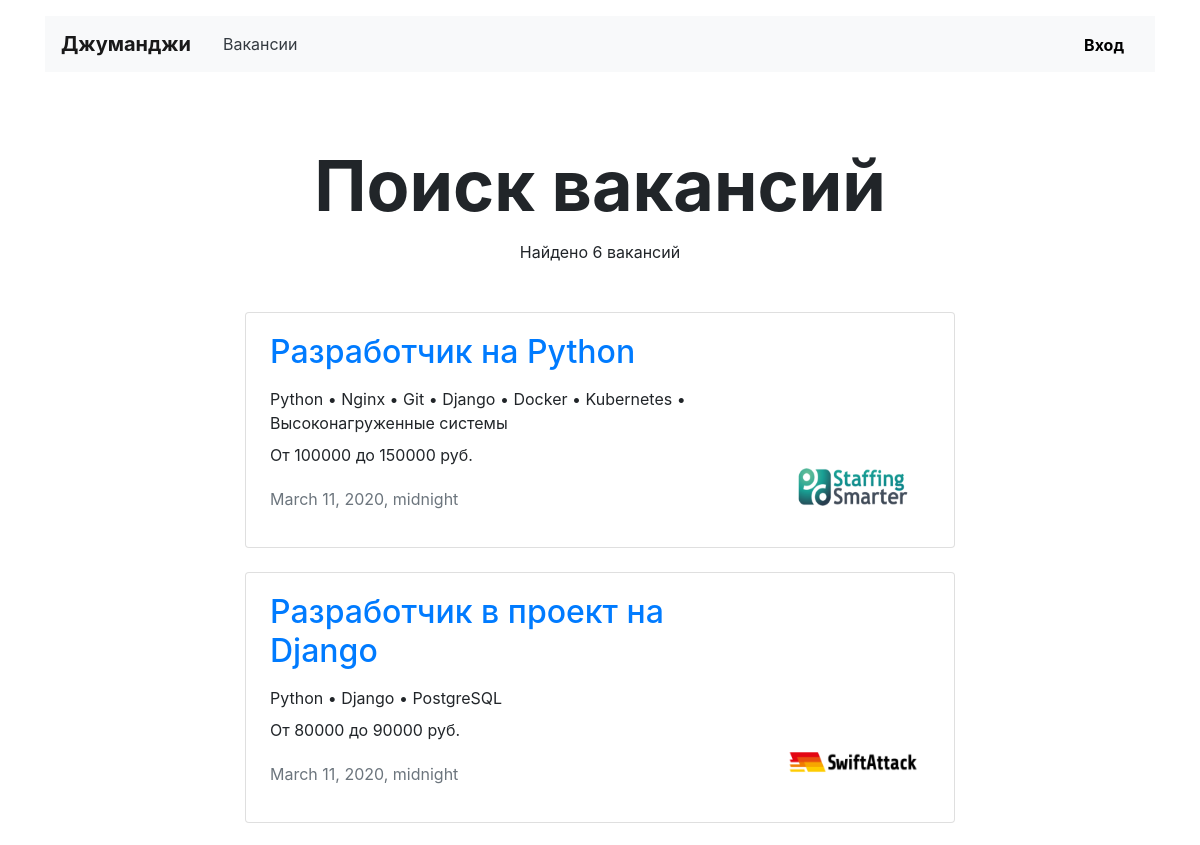
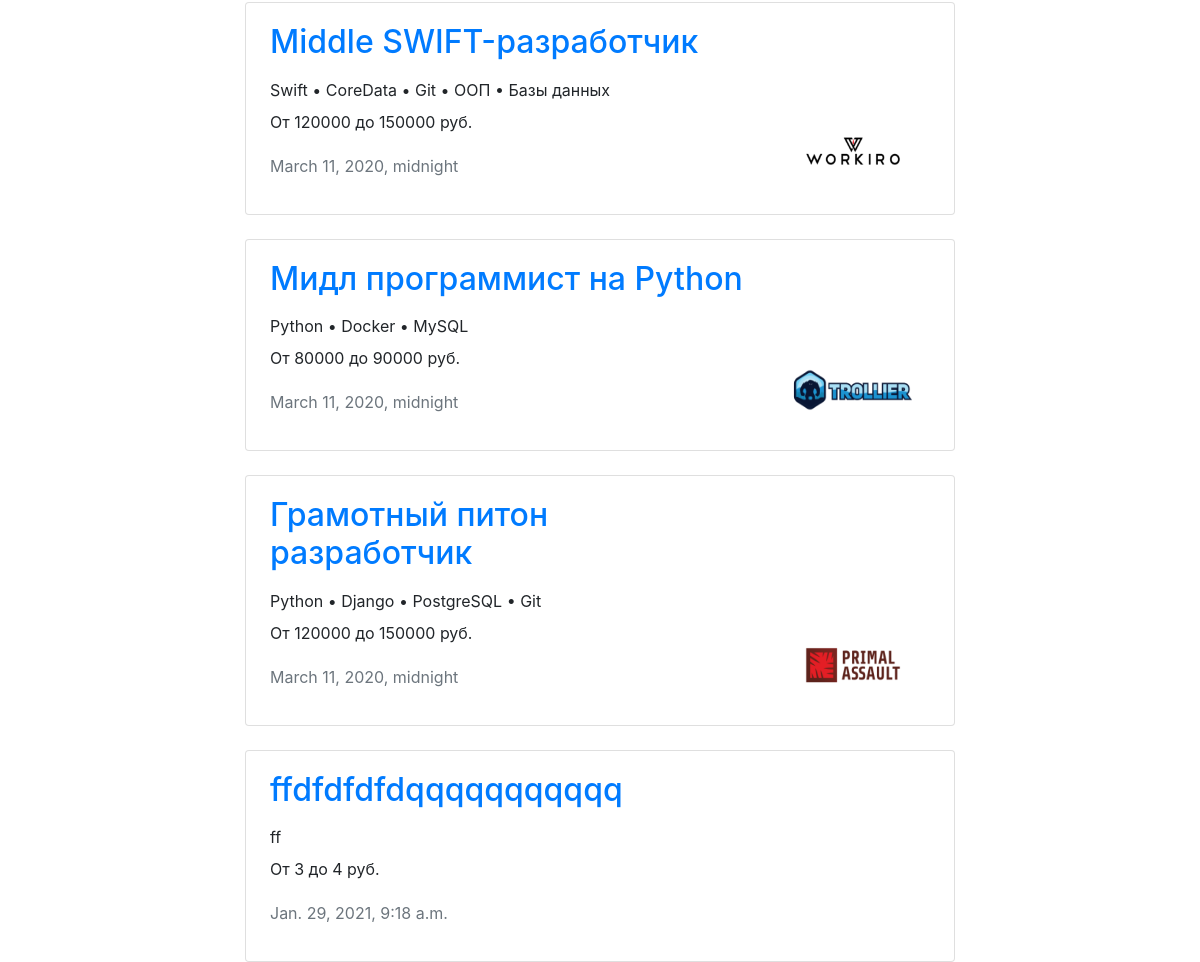
Page /vacancies/ on the committed database (2 pictures, top to bottom).
### vacancies/models.py (models this page shows, shortened)
class Vacancy(models.Model):
    title = models.CharField(max_length=120)
    specialty = models.ForeignKey(Specialty, on_delete=models.CASCADE, related_name='vacancies')
    company = models.ForeignKey(Company, on_delete=models.CASCADE, related_name='vacancies')
    skills = models.TextField()
    description = models.TextField()
    salary_from = models.IntegerField()
    salary_to = models.IntegerField()
    posted = models.DateTimeField()

class Company(models.Model):
    title = models.CharField(max_length=120)
    location = models.CharField(max_length=120)
    logo = models.ImageField(upload_to=settings.MEDIA_COMPANY_IMAGE_DIR, null=True, blank=True)
    description = models.TextField()
    employee_count = models.IntegerField()
    owner = models.ForeignKey(User, on_delete=models.SET_NULL, null=True, blank=True)

### vacancies/views.py (the view)
# urls.py: path('vacancies/', AllVacanciesView.as_view(), name='all_vacancies'),
class AllVacanciesView(TemplateView):
    template_name = 'vacancies/vacancies.html'
    def get_context_data(self, **kwargs):
        context = super(AllVacanciesView, self).get_context_data(**kwargs)
        context['count_of_vacancies'] = Vacancy.objects.count()
        context['vacancies'] = Vacancy.objects.all()
        return context

### templates/vacancies/vacancies.html
{% extends 'vacancies/list_of_vacancies.html' %}
{% block header_container %}
    Поиск вакансий
{% endblock %}

### templates/vacancies/vacancy_card.html
{% load static %}
<div class="row mt-4">
    <div class="col-12 col-lg-8 offset-lg-2 m-auto">
        <div class="card">
            <div class="card-body px-4">
                <div class="row">
                    <div class="col-12 col-md-8 col-lg-9">
                        <h2 class="h2 pb-2"><a
                                href="{% url 'vacancy' vacancy.id %}">{{ vacancy.title }}</a></h2>
                        <p class="mb-2">{{ vacancy.skills }}</p>
                        <p>От {{ vacancy.salary_from }} до {{ vacancy.salary_to }} руб.</p>
                        <p class="text-muted pt-1">{{ vacancy.posted }}</p>
                    </div>
                    <div class="col-12 col-md-4 col-lg-3 d-flex align-items-end">
                        {% if vacancy.company.logo %}
                            <a href="{% url 'company' vacancy.company.id %}"><img src="{{ vacancy.company.logo.url }}"
                                                                                  width="130" height="80"
                                                                                  alt=""></a>{% endif %}
                    </div>
                </div>
            </div>
        </div>
    </div>
</div>

### rows in the picture
Vacancy: title "Разработчик на Python", skills "Python • Nginx • Git • Django • Docker • Kubernetes • Высоконагруженные системы", salary_from "100000", salary_to "150000", posted "March 11, 2020, midnight", company.logo (picture)
Vacancy: title "Разработчик в проект на Django", skills "Python • Django • PostgreSQL", salary_from "80000", salary_to "90000", posted "March 11, 2020, midnight", company.logo (picture)
Vacancy: title "Middle SWIFT-разработчик", skills "Swift • CoreData • Git • ООП • Базы данных", salary_from "120000", salary_to "150000", posted "March 11, 2020, midnight", company.logo (picture)
Vacancy: title "Мидл программист на Python", skills "Python • Docker • MySQL", salary_from "80000", salary_to "90000", posted "March 11, 2020, midnight", company.logo (picture)
Vacancy: title "Грамотный питон разработчик", skills "Python • Django • PostgreSQL • Git", salary_from "120000", salary_to "150000", posted "March 11, 2020, midnight", company.logo (picture)
Vacancy: title "ffdfdfdfdqqqqqqqqqqq", skills "ff", salary_from "3", salary_to "4", posted "Jan. 29, 2021, 9:18 a.m."

### other values in the picture
{{ count_of_vacancies }} "6"
